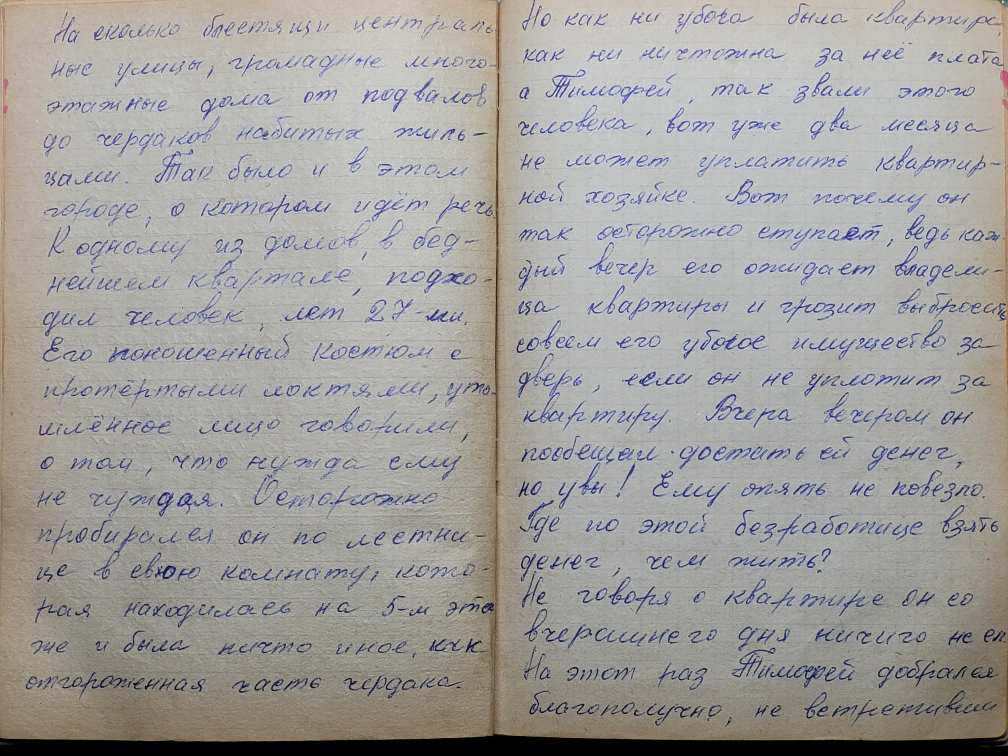
#> input picture input/002-003_pages.jpg, 4032 x 3024 px (shown at 1/4 size)
$ python -i test_raw.py   (imports and definitions only)
#> lines starting #> are read from the running program, lines starting #| are printed output that depends on the picture
"""
Тест: OCR без попередньої обробки vs з обробкою.
Порівнюємо якість розпізнавання на оригіналі та обробленому зображенні.
"""

import easyocr
import cv2
import sys
from pathlib import Path

def recognize_raw(image_path, languages=['ru', 'uk']):
    """OCR БЕЗ будь-якої попередньої обробки."""
    print(f"\n{'='*60}")
    print(f"📷 OCR НА ОРИГІНАЛІ (без обробки)")
    print(f"{'='*60}")

    reader = easyocr.Reader(languages, gpu=False)
    result = reader.readtext(image_path, detail=1, paragraph=False, contrast_ths=0.5)

    texts = [item[1] for item in result]
    print(f"Знайдено {len(texts)} рядків:")
    print('-' * 50)
    for i, t in enumerate(texts, 1):
        print(f"{i:3d}. {t}")
    print('-' * 50)

    # Зберігаємо для порівняння
    output_path = Path(__file__).parent.parent.parent / 'output' / 'recognized' / 'page_002_raw.txt'
    output_path.parent.mkdir(exist_ok=True)
    with open(output_path, 'w', encoding='utf-8') as f:
        for line in texts:
            f.write(line + '\n')
    print(f"Збережено: {output_path}")

    return texts

def recognize_processed(image_path, languages=['ru', 'uk']):
    """OCR З попередньою обробкою."""
#> called with image_path = '../../../input/002-003_pages.jpg'
    print(f"\n{'='*60}")
    print(f"🖼️  OCR НА ОБРОБЛЕНОМУ (resize → denoise → CLAHE)")
    print(f"{'='*60}")

    # Завантажуємо та обробляємо
    img = cv2.imread(image_path)
#> img is the input picture: shape (3024, 4032, 3); mean B, G, R 156.8, 159.2, 161.3
    h, w = img.shape[:2]
#> h = 3024; w = 4032

    if min(h, w) < 1000:
        new_w, new_h = w * 2, h * 2
        img = cv2.resize(img, (new_w, new_h), interpolation=cv2.INTER_CUBIC)

    gray = cv2.cvtColor(img, cv2.COLOR_BGR2GRAY)
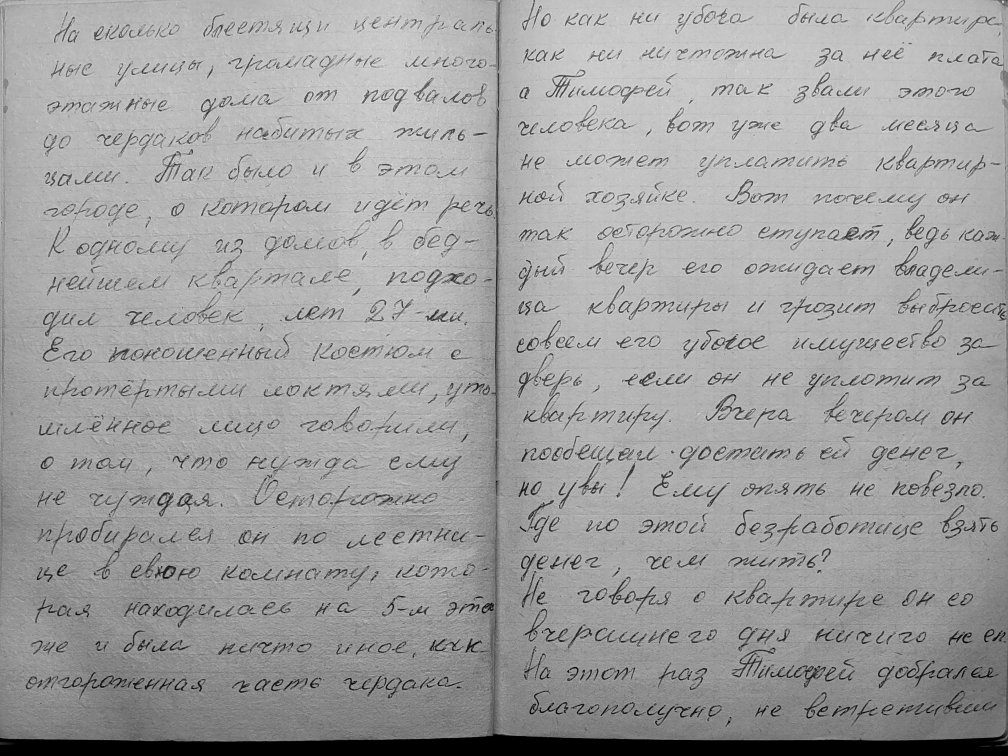
#> gray: shape (3024, 4032) (shown at 1/4 size); min 0, max 244, mean 159.6
    denoised = cv2.fastNlMeansDenoising(gray, h=10)
    clahe = cv2.createCLAHE(clipLimit=2.0, tileGridSize=(8, 8))
    enhanced = clahe.apply(denoised)
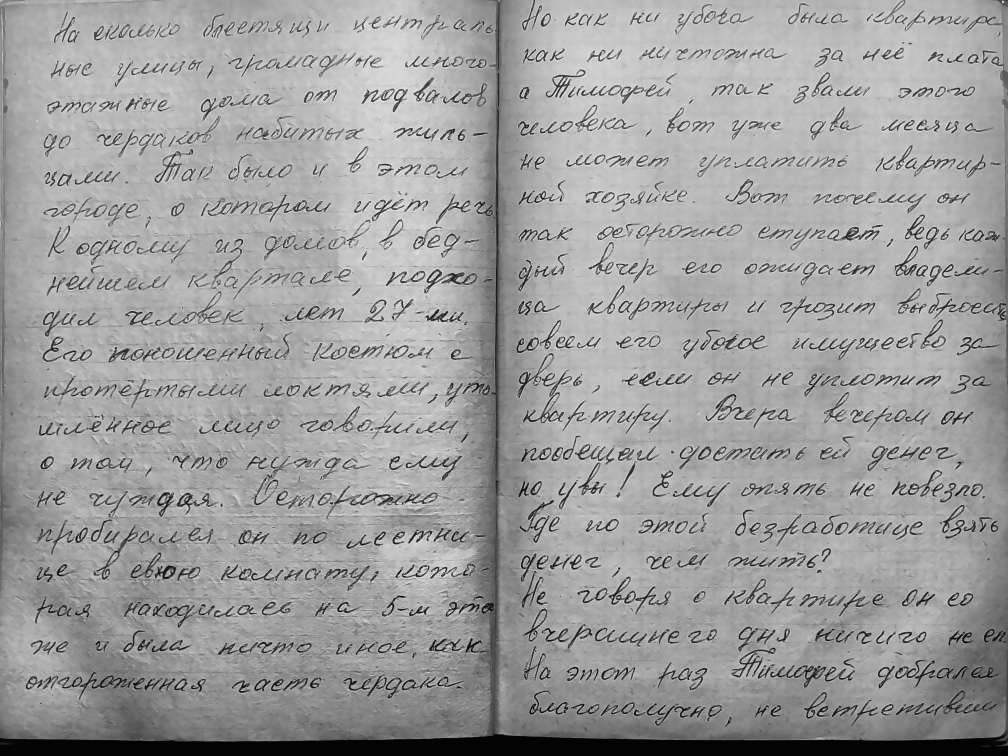
#> enhanced: shape (3024, 4032) (shown at 1/4 size); min 1, max 247, mean 157.6

    # Зберігаємо оброблене
    temp_dir = Path(__file__).parent.parent.parent / 'temp'
    temp_dir.mkdir(exist_ok=True)
    temp_path = str(temp_dir / f"{Path(image_path).stem}_processed2.jpg")
    cv2.imwrite(temp_path, enhanced)

#> (the run stopped early here; a loop or call above may not have finished)
